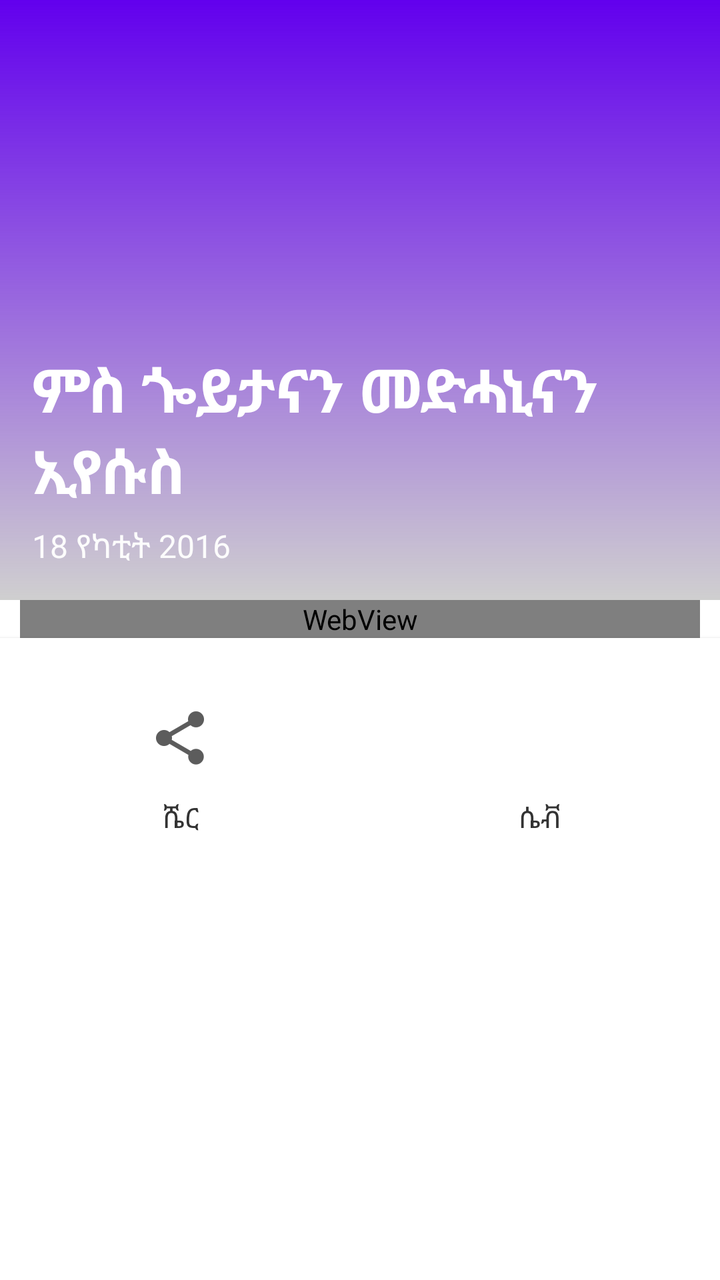
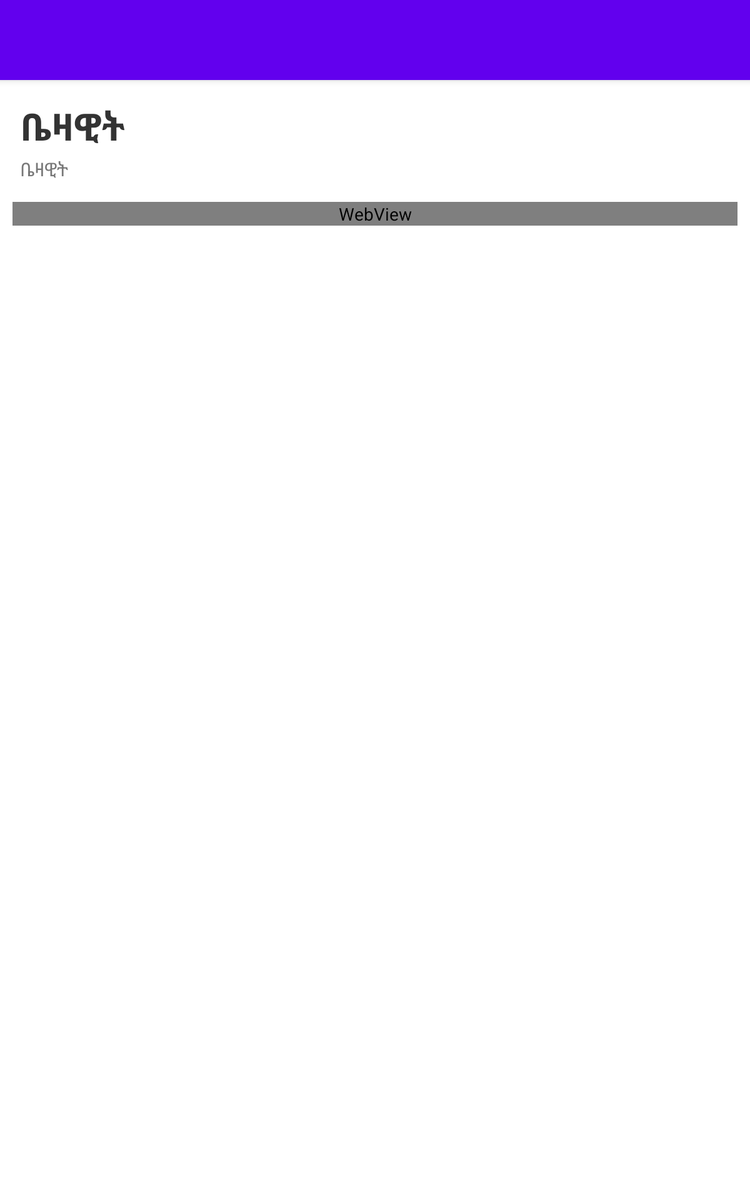

First picture: res/layout/ on a phone held upright. Second picture: the repository's own variant of that layout, on a device whose configuration matches the variant's folder. Source for both follows.
<!-- AndroidManifest.xml: application theme AppTheme -->
<!-- res/layout/activity_read.xml -->
<?xml version="1.0" encoding="utf-8"?>
<android.support.v4.widget.DrawerLayout android:layout_width="match_parent"
    android:layout_height="match_parent"
    xmlns:android="http://schemas.android.com/apk/res/android"
    xmlns:app="http://schemas.android.com/apk/res-auto"
    xmlns:tools="http://schemas.android.com/tools"
    android:id="@+id/drawerLayout">
    <android.support.design.widget.CoordinatorLayout
        android:layout_width="match_parent"
        android:layout_height="match_parent">

        <include layout="@layout/extended_toolbar"/>
        
            
            
            
                
                
                
                
                
                
        

        <android.support.v4.widget.NestedScrollView
            android:layout_width="match_parent"
            android:layout_height="match_parent"
            android:scrollbars="none"
            android:background="#FFFFFF"
            app:layout_behavior="@string/appbar_scrolling_view_behavior">
            <LinearLayout
                android:layout_width="match_parent"
                android:layout_height="match_parent"
                android:orientation="vertical">
                <WebView
                    android:id="@+id/webview"
                    android:layout_width="match_parent"
                    android:layout_height="match_parent"
                    android:textSize="28sp"
                    android:layout_marginTop="0dp"
                    android:layout_marginStart="10dp"
                    android:layout_marginEnd="10dp"/>
                <android.support.v7.widget.CardView
                    android:layout_width="match_parent"
                    android:layout_height="wrap_content"
                    app:cardCornerRadius="0dp">
                <LinearLayout
                    android:layout_width="match_parent"
                    android:layout_height="100dp"
                    android:orientation="horizontal"
                    android:weightSum="2"
                    android:background="#FFF"
                    android:layout_marginBottom="10dp">
                    <ImageButton
                        android:id="@+id/ic_share_IB"
                        android:layout_width="match_parent"
                        android:layout_height="match_parent"
                        android:src="@drawable/ic_share"
                        android:layout_weight="1"
                        style="@style/Widget.AppCompat.Button.Borderless"/>
                    <ImageButton
                        android:id="@+id/ic_love_IB"
                        android:layout_width="match_parent"
                        android:layout_height="match_parent"
                        android:src="@drawable/ic_favorite_border"
                        android:layout_weight="1"
                        style="@style/Widget.AppCompat.Button.Borderless"/>
                </LinearLayout>
                    <LinearLayout
                        android:layout_width="match_parent"
                        android:layout_height="wrap_content"
                        android:orientation="horizontal"
                        android:weightSum="2">
                        <TextView
                            android:layout_width="match_parent"
                            android:layout_height="match_parent"
                            android:text="ሼር"
                            android:gravity="center"
                            android:layout_weight="1"
                            android:paddingTop="80dp"/>
                        <TextView
                            android:layout_width="match_parent"
                            android:layout_height="match_parent"
                            android:text="ሴቭ"
                            android:gravity="center"
                            android:layout_weight="1"
                            android:paddingTop="80dp"/>
                    </LinearLayout>
                </android.support.v7.widget.CardView>
            </LinearLayout>
        </android.support.v4.widget.NestedScrollView>
        
                    
                    
                    
                    
                    
    </android.support.design.widget.CoordinatorLayout>
    <android.support.design.widget.NavigationView
        android:id="@+id/nvView"
        android:layout_width="wrap_content"
        android:layout_height="match_parent"
        android:layout_gravity="start"
        android:background="@android:color/white"
        app:theme="@style/ThemeOverlay.AppCompat.Dark">
        <TextView
            android:id="@+id/f"
            android:layout_width="match_parent"
            android:layout_height="?attr/actionBarSize"
            android:layout_weight="1"
            android:gravity="start"
            android:textColor="#FFF"
            android:background="@color/colorPrimary"
            android:text="ሜንዩ"
            android:textSize="18sp"
            android:paddingLeft="16dp"
            android:paddingTop="16dp"/>
    </android.support.design.widget.NavigationView>
</android.support.v4.widget.DrawerLayout>
<!-- res/layout/extended_toolbar.xml (included above) -->
<?xml version="1.0" encoding="utf-8"?>
<android.support.design.widget.AppBarLayout
    xmlns:android="http://schemas.android.com/apk/res/android"
    xmlns:app="http://schemas.android.com/apk/res-auto"
    xmlns:tools="http://schemas.android.com/tools"
    android:layout_width="wrap_content"
    android:layout_height="300dp"
    android:id="@+id/appBar">
    <android.support.design.widget.CollapsingToolbarLayout
        android:id="@+id/collapsingToolbar"
        android:layout_width="match_parent"
        android:layout_height="match_parent"
        android:background="@color/colorPrimary"
        android:foregroundGravity="bottom|right"
        android:clipToPadding="true"
        android:fitsSystemWindows="true"
        app:contentScrim="?attr/colorPrimary"
        app:expandedTitleMarginStart="@dimen/material_6"
        app:layout_scrollFlags="scroll|exitUntilCollapsed"
        android:layout_weight="1">
        <ImageView
            android:id="@+id/extended_background"
            android:layout_width="match_parent"
            android:layout_height="match_parent"
            android:scaleType="fitCenter"
            app:layout_collapseMode="parallax"/>
        <View
            android:layout_width="match_parent"
            android:layout_height="match_parent"
            android:background="@drawable/gradient"/>
            <RelativeLayout
                android:layout_width="match_parent"
                android:layout_height="wrap_content"
                android:layout_marginTop="?attr/actionBarSize"
                android:layout_marginLeft="@dimen/material_16"
                android:paddingBottom="@dimen/material_16">
                <TextView
                    android:id="@+id/bigArticleTitle"
                    android:layout_width="match_parent"
                    android:layout_height="wrap_content"
                    android:textColor="#FFFFFF"
                    android:text="ምስ ጐይታናን መድሓኒናን ኢየሱስ"
                    android:textStyle="bold"
                    android:textSize="30dp"
                    android:layout_above="@+id/topDate"
                    android:transitionName="title"/>
                <TextView
                    android:id="@+id/topDate"
                    android:layout_width="match_parent"
                    android:layout_height="wrap_content"
                    android:textColor="#FCFCFC"
                    android:text="18 የካቲት 2016"
                    android:textStyle="normal"
                    android:textSize="16dp"
                    android:layout_marginTop="@dimen/material_6"
                    android:layout_alignParentBottom="true"
                    android:transitionName="date"/>
            </RelativeLayout>

        <android.support.v7.widget.Toolbar
            android:id="@+id/toolbar"
            android:layout_width="match_parent"
            android:layout_height="?actionBarSize"
            app:theme="@style/ThemeOverlay.AppCompat.Dark.ActionBar"
            android:background="@android:color/transparent"
            app:layout_collapseMode="pin"
            app:elevation="4dp">
        </android.support.v7.widget.Toolbar>
    </android.support.design.widget.CollapsingToolbarLayout>
</android.support.design.widget.AppBarLayout>
<!-- resources referenced by this layout -->
<resources>
  <dimen name="material_16">16dp</dimen>
  <dimen name="material_6">6dp</dimen>
  <!-- drawable gradient (drawable) -->
  <?xml version="1.0" encoding="utf-8"?>
  <shape
      xmlns:android="http://schemas.android.com/apk/res/android" >
      <gradient android:angle="90"
          android:startColor="#666"
          android:endColor="@android:color/transparent"
          android:gradientRadius="90"/>
  </shape>
  <!-- drawable ic_share: png bitmap (drawable-hdpi, 682 bytes) -->
  <style name="AppTheme" parent="Theme.AppCompat.Light.NoActionBar">
          
          <item name="colorPrimaryDark">@color/colorPrimaryDark</item>
          <item name="colorPrimary">@color/colorPrimary</item>
          <item name="android:textColor">#333</item>
          <item name="android:actionMenuTextColor">#FFF</item>
          <item name="colorAccent">@color/colorAccent</item>
          <item name="android:itemBackground">#FCFCFC</item>
          <item name="android:actionBarStyle">@style/MyActionBar</item>
          
          <item name="drawerArrowStyle">@style/DrawerIcon</item>
          <item name="android:textColorSecondary">@color/white</item>
      </style>
  <style name="MyActionBar" parent="Base.ThemeOverlay.AppCompat.ActionBar">
          <item name="titleTextColor">@android:color/white</item>
          <item name="android:color">@android:color/white</item>
      </style>
  <style name="DrawerIcon" parent="Widget.AppCompat.DrawerArrowToggle">
          <item name="color">@android:color/white</item>
      </style>
</resources>
<!-- res/layout-sw600dp/activity_read.xml (the repository's variant of the layout above) -->
<!-- drawn on a 7-inch tablet held upright -->
<?xml version="1.0" encoding="utf-8"?>
<android.support.v4.widget.DrawerLayout android:layout_width="match_parent"
    android:layout_height="match_parent"
    xmlns:android="http://schemas.android.com/apk/res/android"
    xmlns:app="http://schemas.android.com/apk/res-auto"
    xmlns:tools="http://schemas.android.com/tools"
    android:id="@+id/drawerLayout">
    <android.support.design.widget.CoordinatorLayout
        android:layout_width="match_parent"
        android:layout_height="match_parent">

        <android.support.design.widget.AppBarLayout
            android:layout_width="match_parent"
            android:layout_height="wrap_content">
                <android.support.v7.widget.Toolbar
                android:id="@+id/toolbar"
                android:layout_width="match_parent"
                android:layout_height="?attr/actionBarSize"
                app:theme="@style/ThemeOverlay.AppCompat.Dark.ActionBar"
                app:layout_collapseMode="parallax"
                app:elevation="4dp"/>
        </android.support.design.widget.AppBarLayout>

        <ScrollView
            android:layout_width="match_parent"
            android:layout_height="match_parent"
            android:layout_marginTop="?actionBarSize"
            android:background="@color/white">
            <RelativeLayout
                android:layout_width="match_parent"
                android:layout_height="match_parent">
                <TextView
                    android:id="@+id/articleTitle"
                    android:layout_width="fill_parent"
                    android:layout_height="wrap_content"
                    android:textSize="30sp"
                    android:textStyle="bold"
                    android:background="@color/white"
                    android:paddingStart="@dimen/material_16"
                    android:paddingEnd="@dimen/material_16"
                    android:paddingTop="@dimen/material_16"
                    android:paddingBottom="@dimen/material_3"
                    tools:text="ቤዛዊት"/>
                <TextView
                    android:id="@+id/dateCreated"
                    android:layout_width="fill_parent"
                    android:layout_height="wrap_content"
                    android:layout_below="@id/articleTitle"
                    android:textSize="15sp"
                    android:textColor="#777"
                    android:background="@color/white"
                    android:paddingStart="@dimen/material_16"
                    android:paddingEnd="@dimen/material_16"
                    android:paddingBottom="@dimen/material_16"
                    tools:text="ቤዛዊት"/>

                    <WebView
                        android:id="@+id/webview"
                        android:layout_width="match_parent"
                        android:layout_height="wrap_content"
                        android:textSize="28sp"
                        android:layout_marginStart="10dp"
                        android:layout_marginEnd="10dp"
                        android:layout_below="@id/dateCreated"/>

            </RelativeLayout>
        </ScrollView>
        
                    
                    
                    
                    
                    
    </android.support.design.widget.CoordinatorLayout>
    <android.support.design.widget.NavigationView
        android:id="@+id/nvView"
        android:layout_width="wrap_content"
        android:layout_height="match_parent"
        android:layout_gravity="start"
        android:background="@android:color/white" >
        <TextView
            android:id="@+id/f"
            android:layout_width="match_parent"
            android:layout_height="?attr/actionBarSize"
            android:layout_weight="1"
            android:gravity="start"
            android:textColor="#FFF"
            android:background="@color/colorPrimary"
            android:text="ሜንዩ"
            android:textSize="18sp"
            android:paddingLeft="16dp"
            android:paddingTop="16dp"/>
    </android.support.design.widget.NavigationView>
</android.support.v4.widget.DrawerLayout>
<!-- resources referenced by the variant -->
<!-- as a 7-inch tablet held upright resolves them -->
<resources>
  <dimen name="material_16">16dp</dimen>
  <dimen name="material_3">3dp</dimen>
  <style name="AppTheme" parent="Theme.AppCompat.Light.NoActionBar">
          
          <item name="colorPrimaryDark">@color/colorPrimaryDark</item>
          <item name="colorPrimary">@color/colorPrimary</item>
          <item name="android:textColor">#333</item>
          <item name="android:actionMenuTextColor">#FFF</item>
          <item name="colorAccent">@color/colorAccent</item>
          <item name="android:itemBackground">#FCFCFC</item>
          <item name="android:actionBarStyle">@style/MyActionBar</item>
          
          <item name="drawerArrowStyle">@style/DrawerIcon</item>
          <item name="android:textColorSecondary">@color/white</item>
      </style>
  <style name="MyActionBar" parent="Base.ThemeOverlay.AppCompat.ActionBar">
          <item name="titleTextColor">@android:color/white</item>
          <item name="android:color">@android:color/white</item>
      </style>
  <style name="DrawerIcon" parent="Widget.AppCompat.DrawerArrowToggle">
          <item name="color">@android:color/white</item>
      </style>
</resources>
